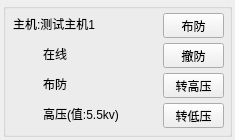
<?xml version="1.0" encoding="UTF-8"?>
<ui version="4.0">
 <class>frmHostInfo</class>
 <widget class="QWidget" name="frmHostInfo">
  <property name="geometry">
   <rect>
    <x>0</x>
    <y>0</y>
    <width>235</width>
    <height>140</height>
   </rect>
  </property>
  <property name="windowTitle">
   <string>Form</string>
  </property>
  <property name="styleSheet">
   <string notr="true"/>
  </property>
  <layout class="QVBoxLayout" name="verticalLayout">
   <property name="spacing">
    <number>0</number>
   </property>
   <property name="leftMargin">
    <number>3</number>
   </property>
   <property name="topMargin">
    <number>3</number>
   </property>
   <property name="rightMargin">
    <number>3</number>
   </property>
   <property name="bottomMargin">
    <number>3</number>
   </property>
   <item>
    <widget class="QGroupBox" name="groupBox">
     <property name="styleSheet">
      <string notr="true">font: 12pt &quot;宋体&quot;;</string>
     </property>
     <property name="title">
      <string/>
     </property>
     <widget class="QLabel" name="labHostName">
      <property name="geometry">
       <rect>
        <x>10</x>
        <y>10</y>
        <width>151</width>
        <height>21</height>
       </rect>
      </property>
      <property name="text">
       <string>主机:测试主机1</string>
      </property>
     </widget>
     <widget class="QLabel" name="labStatus">
      <property name="geometry">
       <rect>
        <x>40</x>
        <y>70</y>
        <width>31</width>
        <height>21</height>
       </rect>
      </property>
      <property name="text">
       <string>布防</string>
      </property>
     </widget>
     <widget class="myDefenceButton" name="hostOnLine" native="true">
      <property name="geometry">
       <rect>
        <x>10</x>
        <y>40</y>
        <width>21</width>
        <height>21</height>
       </rect>
      </property>
     </widget>
     <widget class="QLabel" name="labOnLine">
      <property name="geometry">
       <rect>
        <x>40</x>
        <y>40</y>
        <width>31</width>
        <height>21</height>
       </rect>
      </property>
      <property name="text">
       <string>在线</string>
      </property>
     </widget>
     <widget class="myDefenceButton" name="hostStatus" native="true">
      <property name="geometry">
       <rect>
        <x>10</x>
        <y>70</y>
        <width>21</width>
        <height>21</height>
       </rect>
      </property>
     </widget>
     <widget class="QPushButton" name="btnBuFang">
      <property name="geometry">
       <rect>
        <x>160</x>
        <y>10</y>
        <width>61</width>
        <height>25</height>
       </rect>
      </property>
      <property name="cursor">
       <cursorShape>PointingHandCursor</cursorShape>
      </property>
      <property name="text">
       <string>布防</string>
      </property>
     </widget>
     <widget class="QPushButton" name="btnCheFang">
      <property name="geometry">
       <rect>
        <x>160</x>
        <y>40</y>
        <width>61</width>
        <height>25</height>
       </rect>
      </property>
      <property name="cursor">
       <cursorShape>PointingHandCursor</cursorShape>
      </property>
      <property name="text">
       <string>撤防</string>
      </property>
     </widget>
     <widget class="QLabel" name="labHighLow">
      <property name="geometry">
       <rect>
        <x>40</x>
        <y>100</y>
        <width>121</width>
        <height>21</height>
       </rect>
      </property>
      <property name="text">
       <string>高压(值:5.5kv)</string>
      </property>
     </widget>
     <widget class="myDefenceButton" name="hostHigh" native="true">
      <property name="geometry">
       <rect>
        <x>10</x>
        <y>100</y>
        <width>21</width>
        <height>21</height>
       </rect>
      </property>
     </widget>
     <widget class="QPushButton" name="btnHigh">
      <property name="geometry">
       <rect>
        <x>160</x>
        <y>70</y>
        <width>61</width>
        <height>25</height>
       </rect>
      </property>
      <property name="cursor">
       <cursorShape>PointingHandCursor</cursorShape>
      </property>
      <property name="text">
       <string>转高压</string>
      </property>
     </widget>
     <widget class="QPushButton" name="btnLow">
      <property name="geometry">
       <rect>
        <x>160</x>
        <y>100</y>
        <width>61</width>
        <height>25</height>
       </rect>
      </property>
      <property name="cursor">
       <cursorShape>PointingHandCursor</cursorShape>
      </property>
      <property name="text">
       <string>转低压</string>
      </property>
     </widget>
     <widget class="myDefenceButton" name="hostAlarm" native="true">
      <property name="geometry">
       <rect>
        <x>90</x>
        <y>40</y>
        <width>61</width>
        <height>51</height>
       </rect>
      </property>
     </widget>
    </widget>
   </item>
  </layout>
 </widget>
 <customwidgets>
  <customwidget>
   <class>myDefenceButton</class>
   <extends>QWidget</extends>
   <header location="global">mydefencebutton.h</header>
   <container>1</container>
  </customwidget>
 </customwidgets>
 <resources/>
 <connections/>
</ui>
